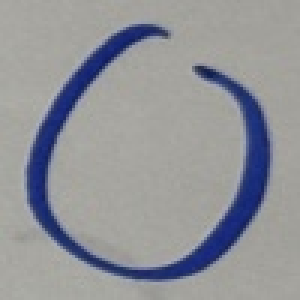
#> input picture summer_vacation/circle3/img/4.jpg, 100 x 100 px, found by its file name (shown 3 times larger)
$ python PaperDetector_edge.py
#> lines starting #> are read from the running program, lines starting #| are printed output that depends on the picture; after the words box and inside, x2 and y2 are one past the last pixel; in counts of white or black regions, pixels touching at a corner belong together
import cv2
import numpy as np


class PaperDetector_edges:
    def __init__(self, image_path):
        self.image_path = image_path
        self.original = None
        self.result = None
        self.contour = None
        self.paper_region = None

    def detect_paper_by_color(self):
        image = cv2.imread(self.image_path)
#> image is the input picture: shape (100, 100, 3); mean B, G, R 152.9, 148, 146.3
        if image is None:
            print("無法讀取圖像檔案")
            return None, None, None

        # 轉換為灰度圖像
        gray = cv2.cvtColor(image, cv2.COLOR_BGR2GRAY)
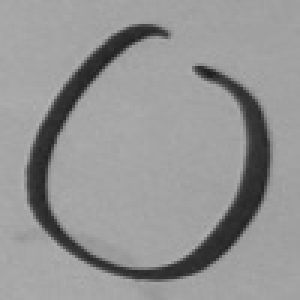
#> gray: shape (100, 100) (shown 3 times larger); min 29, max 180, mean 148.2

        # 高斯模糊降噪
        blurred = cv2.GaussianBlur(gray, (5, 5), 0)
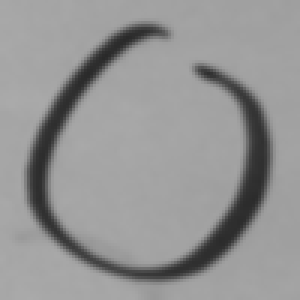
#> blurred: shape (100, 100) (shown 3 times larger); min 41, max 170, mean 148.2

        # Canny邊緣檢測
        edges = cv2.Canny(blurred, 20, 100)
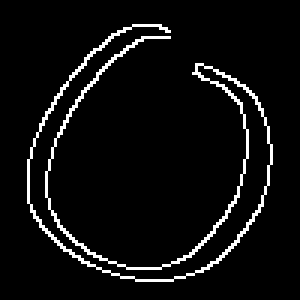
#> edges: shape (100, 100) (shown 3 times larger); 5.4% white in thin lines or dots, all inside (x1, y1, x2, y2) = (9, 8, 91, 94)

        # 形態學操作來連接斷開的邊緣
        kernel = np.ones((3, 3), np.uint8)
        edges = cv2.morphologyEx(edges, cv2.MORPH_CLOSE, kernel, iterations=2)
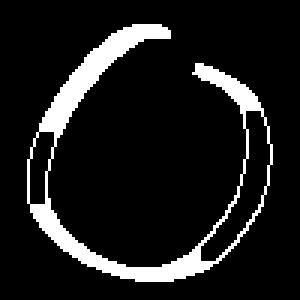
#> edges: shape (100, 100) (shown 3 times larger); 10.8% white; 1 white region, box (x1, y1, x2, y2) and area: (9, 8, 91, 94) 1082
        edges = cv2.morphologyEx(edges, cv2.MORPH_DILATE, kernel, iterations=1)
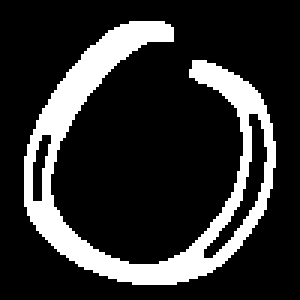
#> edges: shape (100, 100) (shown 3 times larger); 18.8% white; 1 white region

        # 縮小顯示邊緣圖像視窗
        height, width = edges.shape[:2]
#> height = 100; width = 100
        if width > 800:
            scale = 800 / width
            new_width = int(width * scale)
            new_height = int(height * scale)
            edges_resized = cv2.resize(edges, (new_width, new_height))
        else:
            edges_resized = edges
        # cv2.imshow("edges", edges_resized)
        # 尋找輪廓
        contours, _ = cv2.findContours(
            edges, cv2.RETR_EXTERNAL, cv2.CHAIN_APPROX_SIMPLE
        )
#> contours = 1 contour; box (x1, y1, x2, y2) and area: (8, 7, 92, 95) 1968

        # 找到最大面積的輪廓作為紙張
        paper_contour = None
        max_area = 0
        for contour in contours:
            area = cv2.contourArea(contour)
            # 設定最小面積閾值，過濾掉太小的輪廓
            if area > 1000:
                if area > max_area:
                    max_area = area
                    paper_contour = contour
#> this loop made 1 pass
#> (area, max_area) on pass 1: (1968.5, 1968.5)
#> after the loop, max_area = 1968.5; paper_contour = contour of 199 points, box (x1, y1, x2, y2) (8, 7, 92, 95), area 1968

        if paper_contour is not None:
            # 多邊形近似，簡化輪廓
            epsilon = 0.02 * cv2.arcLength(paper_contour, True)
#> epsilon = 9.76
            paper_contour = cv2.approxPolyDP(paper_contour, epsilon, True)
#> paper_contour = contour of 13 points, box (x1, y1, x2, y2) (8, 7, 91, 95), area 1744

        result_image = image.copy()
        # [9 lines of commented-out code are left out]
        height, width = edges.shape[:2]
        if width > 800:
            scale = 800 / width
            new_width = int(width * scale)
            new_height = int(height * scale)
            edges_resized = cv2.resize(edges, (new_width, new_height))
        else:
            edges_resized = edges
        # cv2.imshow("edges", edges_resized)
        cv2.waitKey(0)
        cv2.destroyAllWindows()
        self.original = image
        self.result = result_image
        self.contour = paper_contour
#> self.contour has the same summary as paper_contour
        name = self.image_path.split("\\")[-1].split(".")[0]

        result_path = f"edges\{name}_edges_paper.jpg"
        cv2.imwrite(result_path, edges)
        print(f"結果已儲存為 '{result_path}'")

        return result_path


if __name__ == "__main__":
    image_path = r"img\4.jpg"
    detector = PaperDetector_edges(image_path)
    detector.detect_paper_by_color()
